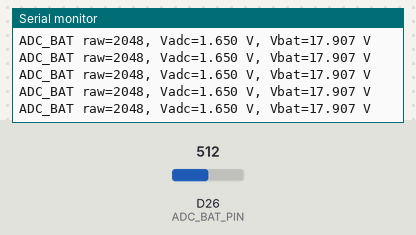
Simulated run of this sketch. Board: Arduino Due. Parts: the last lines printed to the serial monitor. The test bench sets the inputs (shaded band); at power-on: D26 (ADC_BAT_PIN) = 512 (analog values on the 0–1023 scale).

Above: at 1.2 s.
1.3 s: D26 (ADC_BAT_PIN) set to 716
At 1.56 s:
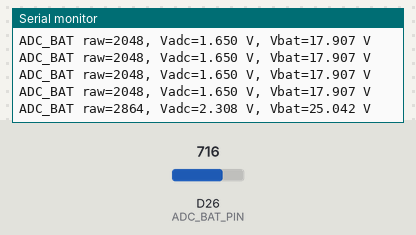
2.8 s: D26 (ADC_BAT_PIN) set to 900
At 2.96 s:
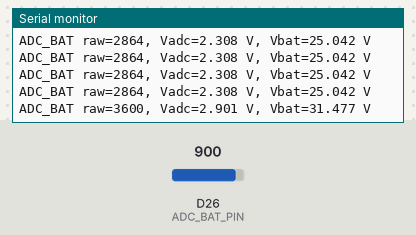
Timing chart, 0 to 5.8 s (numbered marks = the images above; inputs shaded):
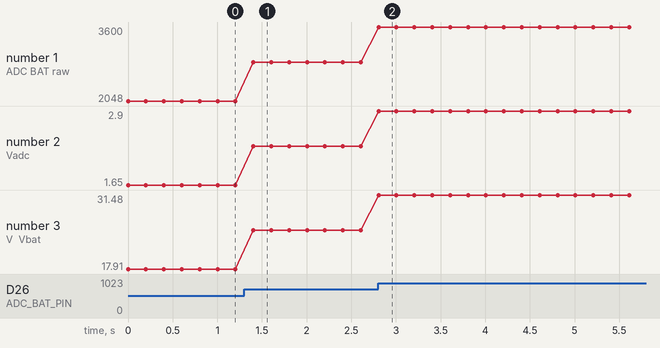

The sketch:

adc_bat_test.ino
```cpp
#include <Arduino.h>

constexpr uint8_t ADC_BAT_PIN = 26;
constexpr uint32_t kBaud = 115200;
constexpr uint32_t kSampleMs = 200;
constexpr uint16_t kAdcMax = 4095;
constexpr float kAdcVref = 3.3f;
constexpr float kDividerRatio = 10.85f;  // Adjust if a resistor divider is used.

void setup() {
  Serial.begin(kBaud);
  analogReadResolution(12);
}

void loop() {
  int raw = analogRead(ADC_BAT_PIN);
  float v_adc = (static_cast<float>(raw) / kAdcMax) * kAdcVref;
  float v_bat = v_adc * kDividerRatio;
  Serial.print("ADC_BAT raw=");
  Serial.print(raw);
  Serial.print(", Vadc=");
  Serial.print(v_adc, 3);
  Serial.print(" V, Vbat=");
  Serial.print(v_bat, 3);
  Serial.println(" V");
  delay(kSampleMs);
}
```

Measured:
- after the input at 1.3 s, the serial monitor: prints a new line after 0.10 s (image 1)
- after the input at 2.8 s, the serial monitor: prints a new line at once (image 2)
- plotted number 1: 2048 → 2864 after the input at 1.3 s, 2864 → 3600 after the input at 2.8 s
- plotted number 2: 1.65 → 2.31 after the input at 1.3 s, 2.31 → 2.9 after the input at 2.8 s
- plotted number 3: 17.91 → 25.04 after the input at 1.3 s, 25.04 → 31.48 after the input at 2.8 s
